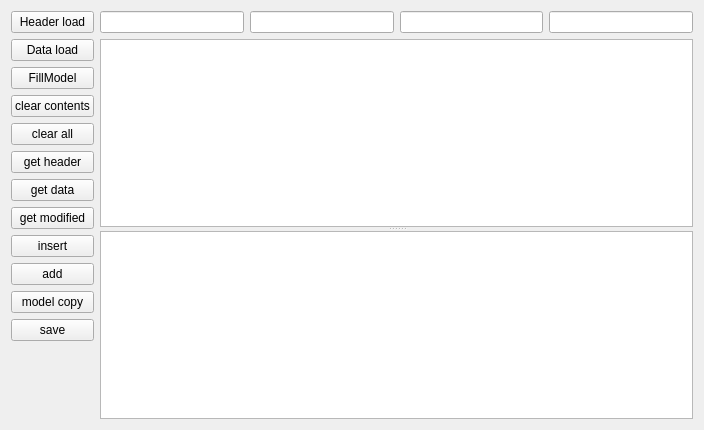
<?xml version="1.0" encoding="UTF-8"?>
<ui version="4.0">
 <class>frm_DbGrid_Double</class>
 <widget class="QWidget" name="frm_DbGrid_Double">
  <property name="geometry">
   <rect>
    <x>0</x>
    <y>0</y>
    <width>704</width>
    <height>430</height>
   </rect>
  </property>
  <property name="windowTitle">
   <string>Double Grid-Model manager</string>
  </property>
  <layout class="QGridLayout" name="gridLayout">
   <item row="0" column="0">
    <widget class="QPushButton" name="btnHeaderLoad">
     <property name="text">
      <string>Header load</string>
     </property>
    </widget>
   </item>
   <item row="0" column="1">
    <widget class="QLineEdit" name="txtModelMain"/>
   </item>
   <item row="0" column="2">
    <widget class="QLineEdit" name="txtJsonMain"/>
   </item>
   <item row="0" column="3">
    <widget class="QLineEdit" name="txtModelSub"/>
   </item>
   <item row="0" column="4">
    <widget class="QLineEdit" name="txtJsonSub"/>
   </item>
   <item row="1" column="0">
    <widget class="QPushButton" name="btnDataLoad">
     <property name="text">
      <string>Data load</string>
     </property>
    </widget>
   </item>
   <item row="1" column="1" rowspan="12" colspan="4">
    <widget class="QSplitter" name="splitter">
     <property name="orientation">
      <enum>Qt::Vertical</enum>
     </property>
     <widget class="HQ_Base_Db_Grid" name="oGridMain"/>
     <widget class="HQ_Base_Db_Grid" name="oGridSub"/>
    </widget>
   </item>
   <item row="2" column="0">
    <widget class="QPushButton" name="btnFillModel">
     <property name="text">
      <string>FillModel</string>
     </property>
    </widget>
   </item>
   <item row="3" column="0">
    <widget class="QPushButton" name="btnClearContents">
     <property name="text">
      <string>clear contents</string>
     </property>
    </widget>
   </item>
   <item row="4" column="0">
    <widget class="QPushButton" name="btnClear">
     <property name="text">
      <string>clear all</string>
     </property>
    </widget>
   </item>
   <item row="5" column="0">
    <widget class="QPushButton" name="btnGetHeader">
     <property name="text">
      <string>get header</string>
     </property>
    </widget>
   </item>
   <item row="6" column="0">
    <widget class="QPushButton" name="btnGetData">
     <property name="text">
      <string>get data</string>
     </property>
    </widget>
   </item>
   <item row="7" column="0">
    <widget class="QPushButton" name="btnGetModified">
     <property name="text">
      <string>get modified</string>
     </property>
    </widget>
   </item>
   <item row="8" column="0">
    <widget class="QPushButton" name="btnInsert">
     <property name="text">
      <string>insert</string>
     </property>
    </widget>
   </item>
   <item row="9" column="0">
    <widget class="QPushButton" name="btnAdd">
     <property name="text">
      <string>add</string>
     </property>
    </widget>
   </item>
   <item row="10" column="0">
    <widget class="QPushButton" name="btnModelCopy">
     <property name="text">
      <string>model copy</string>
     </property>
    </widget>
   </item>
   <item row="11" column="0">
    <widget class="QPushButton" name="btnSave">
     <property name="text">
      <string>save</string>
     </property>
    </widget>
   </item>
   <item row="12" column="0">
    <spacer name="verticalSpacer">
     <property name="orientation">
      <enum>Qt::Vertical</enum>
     </property>
     <property name="sizeHint" stdset="0">
      <size>
       <width>20</width>
       <height>61</height>
      </size>
     </property>
    </spacer>
   </item>
  </layout>
 </widget>
 <layoutdefault spacing="6" margin="11"/>
 <customwidgets>
  <customwidget>
   <class>HQ_Base_Db_Grid</class>
   <extends>QTableWidget</extends>
   <header>hq_base_db_grid.h</header>
  </customwidget>
 </customwidgets>
 <resources/>
 <connections/>
</ui>
